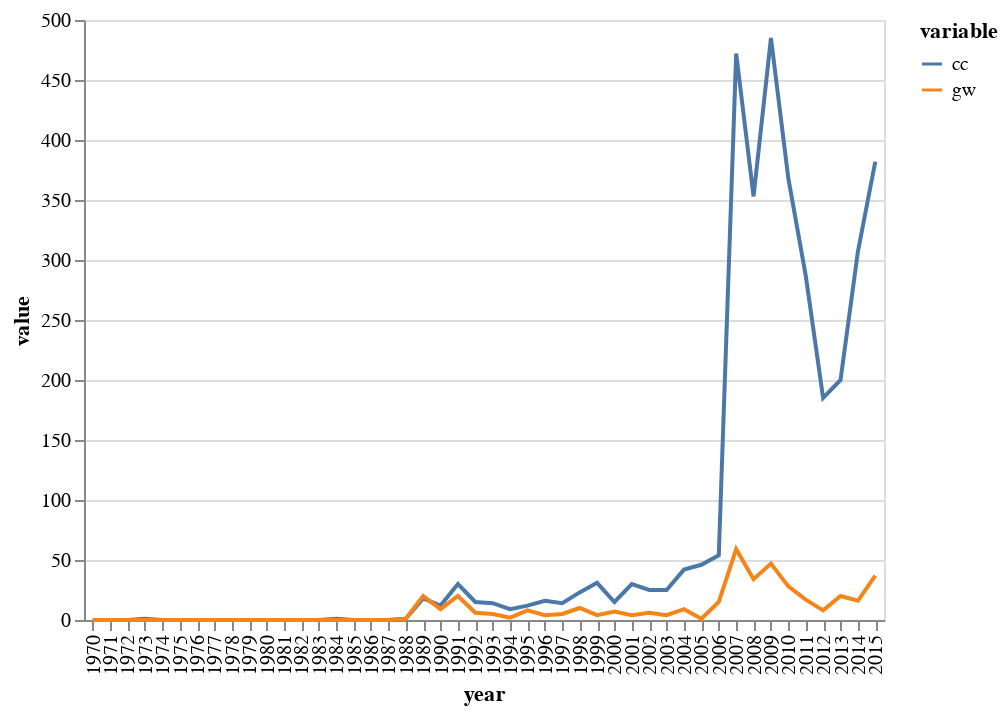

Here is the notebook cell this chart was saved with:
### Code cell
alt.Chart(year_summ[['year', 'gw', 'cc']].melt(id_vars='year', value_vars=['cc','gw'])
         ).mark_line().encode(x='year:O',y='value', color='variable')

### Figure 1 — Vega-Lite specification as saved in the notebook (floating-point values rounded to 4 significant figures)
{"$schema": "https://vega.github.io/schema/vega-lite/v2.6.0.json", "config": {"view": {"height": 300, "width": 400}}, "data": {"name": "data-0423ef9717780950bb3ced53a0fd2582"}, "datasets": {"data-0423ef9717780950bb3ced53a0fd2582": [{"value": 0, "variable": "cc", "year": 1970}, {"value": 0, "variable": "cc", "year": 1971}, {"value": 0, "variable": "cc", "year": 1972}, {"value": 1, "variable": "cc", "year": 1973}, {"value": 0, "variable": "cc", "year": 1974}, {"value": 0, "variable": "cc", "year": 1975}, {"value": 0, "variable": "cc", "year": 1976}, {"value": 0, "variable": "cc", "year": 1977}, {"value": 0, "variable": "cc", "year": 1978}, {"value": 0, "variable": "cc", "year": 1979}, {"value": 0, "variable": "cc", "year": 1980}, {"value": 0, "variable": "cc", "year": 1981}, {"value": 0, "variable": "cc", "year": 1982}, {"value": 0, "variable": "cc", "year": 1983}, {"value": 1, "variable": "cc", "year": 1984}, {"value": 0, "variable": "cc", "year": 1985}, {"value": 0, "variable": "cc", "year": 1986}, {"value": 0, "variable": "cc", "year": 1987}, {"value": 1, "variable": "cc", "year": 1988}, {"value": 18, "variable": "cc", "year": 1989}, {"value": 12, "variable": "cc", "year": 1990}, {"value": 30, "variable": "cc", "year": 1991}, {"value": 15, "variable": "cc", "year": 1992}, {"value": 14, "variable": "cc", "year": 1993}, {"value": 9, "variable": "cc", "year": 1994}, {"value": 12, "variable": "cc", "year": 1995}, {"value": 16, "variable": "cc", "year": 1996}, {"value": 14, "variable": "cc", "year": 1997}, {"value": 23, "variable": "cc", "year": 1998}, {"value": 31, "variable": "cc", "year": 1999}, {"value": 15, "variable": "cc", "year": 2000}, {"value": 30, "variable": "cc", "year": 2001}, {"value": 25, "variable": "cc", "year": 2002}, {"value": 25, "variable": "cc", "year": 2003}, {"value": 42, "variable": "cc", "year": 2004}, {"value": 46, "variable": "cc", "year": 2005}, {"value": 54, "variable": "cc", "year": 2006}, {"value": 472, "variable": "cc", "year": 2007}, {"value": 353, "variable": "cc", "year": 2008}, {"value": 485, "variable": "cc", "year": 2009}, {"value": 368, "variable": "cc", "year": 2010}, {"value": 287, "variable": "cc", "year": 2011}, {"value": 185, "variable": "cc", "year": 2012}, {"value": 200, "variable": "cc", "year": 2013}, {"value": 307, "variable": "cc", "year": 2014}, {"value": 382, "variable": "cc", "year": 2015}, {"value": 0, "variable": "gw", "year": 1970}, {"value": 0, "variable": "gw", "year": 1971}, {"value": 0, "variable": "gw", "year": 1972}, {"value": 0, "variable": "gw", "year": 1973}, {"value": 0, "variable": "gw", "year": 1974}, {"value": 0, "variable": "gw", "year": 1975}, {"value": 0, "variable": "gw", "year": 1976}, {"value": 0, "variable": "gw", "year": 1977}, {"value": 0, "variable": "gw", "year": 1978}, {"value": 0, "variable": "gw", "year": 1979}, {"value": 0, "variable": "gw", "year": 1980}, {"value": 0, "variable": "gw", "year": 1981}, {"value": 0, "variable": "gw", "year": 1982}, {"value": 0, "variable": "gw", "year": 1983}, {"value": 0, "variable": "gw", "year": 1984}, {"value": 0, "variable": "gw", "year": 1985}, {"value": 0, "variable": "gw", "year": 1986}, {"value": 0, "variable": "gw", "year": 1987}, {"value": 1, "variable": "gw", "year": 1988}, {"value": 20, "variable": "gw", "year": 1989}, {"value": 9, "variable": "gw", "year": 1990}, {"value": 20, "variable": "gw", "year": 1991}, {"value": 6, "variable": "gw", "year": 1992}, {"value": 5, "variable": "gw", "year": 1993}, {"value": 2, "variable": "gw", "year": 1994}, {"value": 8, "variable": "gw", "year": 1995}, {"value": 4, "variable": "gw", "year": 1996}, {"value": 5, "variable": "gw", "year": 1997}, {"value": 10, "variable": "gw", "year": 1998}, {"value": 4, "variable": "gw", "year": 1999}, {"value": 7, "variable": "gw", "year": 2000}, {"value": 4, "variable": "gw", "year": 2001}, {"value": 6, "variable": "gw", "year": 2002}, {"value": 4, "variable": "gw", "year": 2003}, {"value": 9, "variable": "gw", "year": 2004}, {"value": 1, "variable": "gw", "year": 2005}, {"value": 15, "variable": "gw", "year": 2006}, {"value": 59, "variable": "gw", "year": 2007}, {"value": 34, "variable": "gw", "year": 2008}, {"value": 47, "variable": "gw", "year": 2009}, {"value": 28, "variable": "gw", "year": 2010}, {"value": 17, "variable": "gw", "year": 2011}, {"value": 8, "variable": "gw", "year": 2012}, {"value": 20, "variable": "gw", "year": 2013}, {"value": 16, "variable": "gw", "year": 2014}, {"value": 37, "variable": "gw", "year": 2015}]}, "encoding": {"color": {"field": "variable", "type": "nominal"}, "x": {"field": "year", "type": "ordinal"}, "y": {"field": "value", "type": "quantitative"}}, "mark": "line"}
